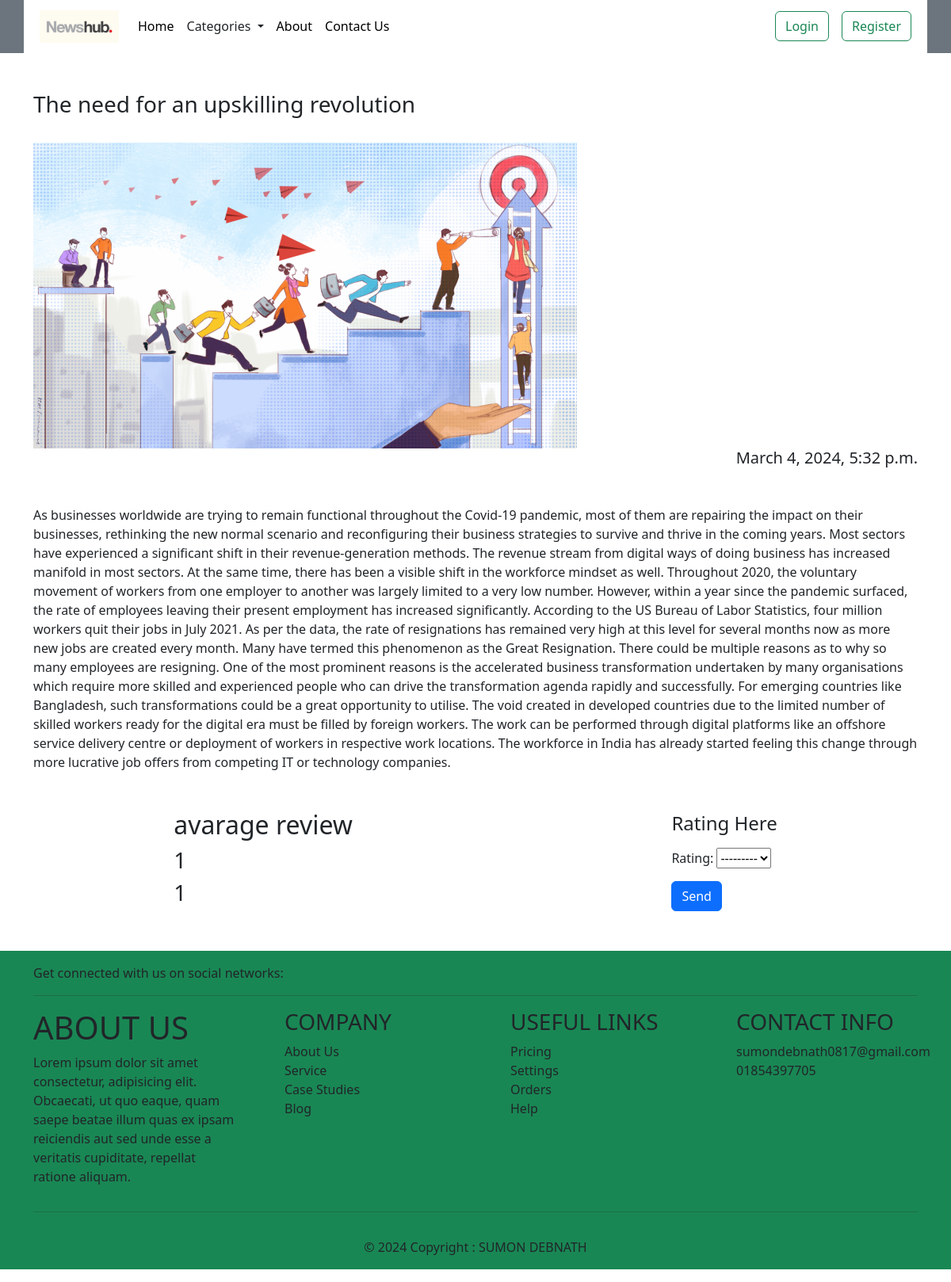
/article/details/7/, run on the app's committed database.
### article/models.py (models this page shows, shortened)
class Article(models.Model):
    user = models.ForeignKey(User, on_delete=models.CASCADE)
    category = models.ForeignKey(Category, on_delete=models.CASCADE)
    headline = models.CharField(max_length=255)
    body = models.TextField()
    publish_date = models.DateTimeField(auto_now_add=True)
    image = models.ImageField(upload_to="article/images/", null=True, blank=True)

class Rating(models.Model):
    article = models.ForeignKey(Article, on_delete=models.CASCADE, related_name="ratings")
    rating = models.CharField(max_length=10, choices=RATINGS)
    created_on = models.DateTimeField(auto_now_add=True, null=True, blank=True)
    def __str__(self):
        return self.rating

### article/views.py (the view, shortened to what this page needs)
# urls.py: path("details/<int:id>/", Details.as_view(), name="detail"),
class Details(DetailView):
    model = Article
    pk_url_kwarg = "id"
    template_name = "details.html"
    def get_context_data(self, **kwargs):
        context = super().get_context_data(**kwargs)
        post = self.get_object()
        ratings = post.ratings.all() # type: ignore
        rating_form = RatingForm()
        context["ratings"] = ratings
        context["rating_form"] = rating_form
        return context

### article/forms.py
class RatingForm(forms.ModelForm):
    class Meta:
        model = Rating
        fields = ["rating"]

### article/templates/details.html (shortened to what this page needs)
{% extends "base.html" %}
{% block content %}
    <div class="container mt-5">
        <h3 >{{article.headline}}</h3>
        {% if article.image %}
        <img class="items-center mt-4" src="{{article.image.url}}" alt="article-image">
        {% else %}
        <h5>No Image Found</h5>
        {% endif %}
        <br>
        <h5 class="text-end">{{article.publish_date}}</h5>
        <p class="mt-5">{{article.body}}</p>
    </div>
    <div class="rating container gap-5 mt-5">
        <div >
            <h2>avarage review</h2>
            {% for rating in ratings %}
            <h3>{{rating}}</h3>
            {% endfor %}
        </div>
        <div>
            <h4 class="mb-3">Rating Here</h4>
            <form action="" method="post">
                {{rating_form}}
                <button class="btn btn-primary mt-3">Send</button>
            </form>
        </div>
    </div>
{% endblock %}

### article/templates/details.html (style rules this page uses)
.rating { display: flex; justify-content: space-around; align-items: center; }

### data on the page
Article: headline "The need for an upskilling revolution", image (picture), publish_date "March 4, 2024, 5:32 p.m.", body "As businesses worldwide are trying to remain functional throughout the Covid-19 pandemic, most of them are repairing the impact on their businesses, rethinking the new normal scenario and reconfiguring their business strategies to survive and thrive in the coming years. Most sectors have experienced a significant shift in their revenue-generation methods. The revenue stream from digital ways of doing business has increased manifold in most sectors. At the same time, there has been a visible shift in the workforce mindset as well. Throughout 2020, the voluntary movement of workers from one employer to another was largely limited to a very low number. However, within a year since the pandemic…"
Rating: rating "1"
Rating: rating "1"
